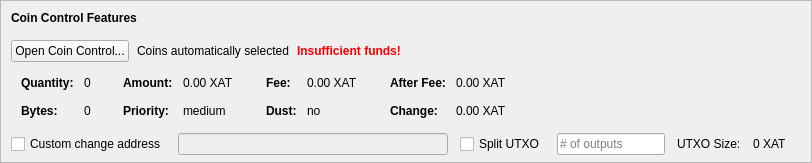
    <widget class="QFrame" name="frameCoinControl">
     <property name="sizePolicy">
      <sizepolicy hsizetype="Expanding" vsizetype="Expanding">
       <horstretch>0</horstretch>
       <verstretch>0</verstretch>
      </sizepolicy>
     </property>
     <property name="maximumSize">
      <size>
       <width>16777215</width>
       <height>16777215</height>
      </size>
     </property>
     <property name="frameShape">
      <enum>QFrame::StyledPanel</enum>
     </property>
     <property name="frameShadow">
      <enum>QFrame::Sunken</enum>
     </property>
     <layout class="QVBoxLayout" name="verticalLayoutCoinControl2">
      <property name="spacing">
       <number>0</number>
      </property>
      <property name="leftMargin">
       <number>0</number>
      </property>
      <property name="topMargin">
       <number>0</number>
      </property>
      <property name="rightMargin">
       <number>0</number>
      </property>
      <property name="bottomMargin">
       <number>6</number>
      </property>
      <item>
       <layout class="QVBoxLayout" name="verticalLayoutCoinControl" stretch="0,0,0,0,1">
        <property name="spacing">
         <number>0</number>
        </property>
        <property name="leftMargin">
         <number>10</number>
        </property>
        <property name="topMargin">
         <number>10</number>
        </property>
        <item>
         <layout class="QHBoxLayout" name="horizontalLayoutCoinControl1">
          <property name="bottomMargin">
           <number>15</number>
          </property>
          <item>
           <widget class="QLabel" name="labelCoinControlFeatures">
            <property name="sizePolicy">
             <sizepolicy hsizetype="Preferred" vsizetype="Maximum">
              <horstretch>0</horstretch>
              <verstretch>0</verstretch>
             </sizepolicy>
            </property>
            <property name="font">
             <font>
              <weight>75</weight>
              <bold>true</bold>
             </font>
            </property>
            <property name="styleSheet">
             <string notr="true">font-weight:bold;</string>
            </property>
            <property name="text">
             <string>Coin Control Features</string>
            </property>
           </widget>
          </item>
         </layout>
        </item>
        <item>
         <layout class="QHBoxLayout" name="horizontalLayoutCoinControl2" stretch="0,0,0,0">
          <property name="spacing">
           <number>8</number>
          </property>
          <property name="bottomMargin">
           <number>10</number>
          </property>
          <item>
           <widget class="QPushButton" name="pushButtonCoinControl">
            <property name="styleSheet">
             <string notr="true"/>
            </property>
            <property name="text">
             <string>Open Coin Control...</string>
            </property>
            <property name="autoDefault">
             <bool>false</bool>
            </property>
           </widget>
          </item>
          <item>
           <widget class="QLabel" name="labelCoinControlAutomaticallySelected">
            <property name="text">
             <string>Coins automatically selected</string>
            </property>
            <property name="margin">
             <number>5</number>
            </property>
           </widget>
          </item>
          <item>
           <widget class="QLabel" name="labelCoinControlInsuffFunds">
            <property name="font">
             <font>
              <weight>75</weight>
              <bold>true</bold>
             </font>
            </property>
            <property name="styleSheet">
             <string notr="true">color:red;font-weight:bold;</string>
            </property>
            <property name="text">
             <string>Insufficient funds!</string>
            </property>
            <property name="margin">
             <number>5</number>
            </property>
           </widget>
          </item>
          <item>
           <spacer name="horizontalSpacerCoinControl">
            <property name="orientation">
             <enum>Qt::Horizontal</enum>
            </property>
            <property name="sizeHint" stdset="0">
             <size>
              <width>40</width>
              <height>1</height>
             </size>
            </property>
           </spacer>
          </item>
         </layout>
        </item>
        <item>
         <widget class="QWidget" name="widgetCoinControl" native="true">
          <property name="sizePolicy">
           <sizepolicy hsizetype="Preferred" vsizetype="Preferred">
            <horstretch>0</horstretch>
            <verstretch>0</verstretch>
           </sizepolicy>
          </property>
          <property name="minimumSize">
           <size>
            <width>0</width>
            <height>0</height>
           </size>
          </property>
          <property name="styleSheet">
           <string notr="true"/>
          </property>
          <layout class="QHBoxLayout" name="horizontalLayoutCoinControl5">
           <property name="leftMargin">
            <number>0</number>
           </property>
           <property name="topMargin">
            <number>0</number>
           </property>
           <property name="rightMargin">
            <number>0</number>
           </property>
           <property name="bottomMargin">
            <number>0</number>
           </property>
           <item>
            <layout class="QHBoxLayout" name="horizontalLayoutCoinControl3" stretch="0,0,0,1">
             <property name="spacing">
              <number>20</number>
             </property>
             <property name="topMargin">
              <number>0</number>
             </property>
             <property name="bottomMargin">
              <number>10</number>
             </property>
             <item>
              <layout class="QFormLayout" name="formLayoutCoinControl1">
               <property name="horizontalSpacing">
                <number>10</number>
               </property>
               <property name="verticalSpacing">
                <number>14</number>
               </property>
               <property name="leftMargin">
                <number>10</number>
               </property>
               <property name="topMargin">
                <number>4</number>
               </property>
               <property name="rightMargin">
                <number>6</number>
               </property>
               <item row="0" column="0">
                <widget class="QLabel" name="labelCoinControlQuantityText">
                 <property name="font">
                  <font>
                   <weight>75</weight>
                   <bold>true</bold>
                  </font>
                 </property>
                 <property name="text">
                  <string>Quantity:</string>
                 </property>
                 <property name="margin">
                  <number>0</number>
                 </property>
                </widget>
               </item>
               <item row="0" column="1">
                <widget class="QLabel" name="labelCoinControlQuantity">
                 <property name="cursor">
                  <cursorShape>IBeamCursor</cursorShape>
                 </property>
                 <property name="contextMenuPolicy">
                  <enum>Qt::ActionsContextMenu</enum>
                 </property>
                 <property name="text">
                  <string notr="true">0</string>
                 </property>
                 <property name="margin">
                  <number>0</number>
                 </property>
                 <property name="textInteractionFlags">
                  <set>Qt::LinksAccessibleByMouse|Qt::TextSelectableByKeyboard|Qt::TextSelectableByMouse</set>
                 </property>
                </widget>
               </item>
               <item row="1" column="0">
                <widget class="QLabel" name="labelCoinControlBytesText">
                 <property name="font">
                  <font>
                   <weight>75</weight>
                   <bold>true</bold>
                  </font>
                 </property>
                 <property name="text">
                  <string>Bytes:</string>
                 </property>
                </widget>
               </item>
               <item row="1" column="1">
                <widget class="QLabel" name="labelCoinControlBytes">
                 <property name="cursor">
                  <cursorShape>IBeamCursor</cursorShape>
                 </property>
                 <property name="contextMenuPolicy">
                  <enum>Qt::ActionsContextMenu</enum>
                 </property>
                 <property name="text">
                  <string notr="true">0</string>
                 </property>
                 <property name="textInteractionFlags">
                  <set>Qt::LinksAccessibleByMouse|Qt::TextSelectableByKeyboard|Qt::TextSelectableByMouse</set>
                 </property>
                </widget>
               </item>
              </layout>
             </item>
             <item>
              <layout class="QFormLayout" name="formLayoutCoinControl2">
               <property name="horizontalSpacing">
                <number>10</number>
               </property>
               <property name="verticalSpacing">
                <number>14</number>
               </property>
               <property name="leftMargin">
                <number>6</number>
               </property>
               <property name="topMargin">
                <number>4</number>
               </property>
               <property name="rightMargin">
                <number>6</number>
               </property>
               <item row="0" column="0">
                <widget class="QLabel" name="labelCoinControlAmountText">
                 <property name="font">
                  <font>
                   <weight>75</weight>
                   <bold>true</bold>
                  </font>
                 </property>
                 <property name="text">
                  <string>Amount:</string>
                 </property>
                 <property name="margin">
                  <number>0</number>
                 </property>
                </widget>
               </item>
               <item row="0" column="1">
                <widget class="QLabel" name="labelCoinControlAmount">
                 <property name="cursor">
                  <cursorShape>IBeamCursor</cursorShape>
                 </property>
                 <property name="contextMenuPolicy">
                  <enum>Qt::ActionsContextMenu</enum>
                 </property>
                 <property name="text">
                  <string notr="true">0.00 XAT</string>
                 </property>
                 <property name="textInteractionFlags">
                  <set>Qt::LinksAccessibleByMouse|Qt::TextSelectableByKeyboard|Qt::TextSelectableByMouse</set>
                 </property>
                </widget>
               </item>
               <item row="1" column="0">
                <widget class="QLabel" name="labelCoinControlPriorityText">
                 <property name="font">
                  <font>
                   <weight>75</weight>
                   <bold>true</bold>
                  </font>
                 </property>
                 <property name="text">
                  <string>Priority:</string>
                 </property>
                </widget>
               </item>
               <item row="1" column="1">
                <widget class="QLabel" name="labelCoinControlPriority">
                 <property name="cursor">
                  <cursorShape>IBeamCursor</cursorShape>
                 </property>
                 <property name="contextMenuPolicy">
                  <enum>Qt::ActionsContextMenu</enum>
                 </property>
                 <property name="text">
                  <string>medium</string>
                 </property>
                 <property name="textInteractionFlags">
                  <set>Qt::LinksAccessibleByMouse|Qt::TextSelectableByKeyboard|Qt::TextSelectableByMouse</set>
                 </property>
                </widget>
               </item>
              </layout>
             </item>
             <item>
              <layout class="QFormLayout" name="formLayoutCoinControl3">
               <property name="horizontalSpacing">
                <number>10</number>
               </property>
               <property name="verticalSpacing">
                <number>14</number>
               </property>
               <property name="leftMargin">
                <number>6</number>
               </property>
               <property name="topMargin">
                <number>4</number>
               </property>
               <property name="rightMargin">
                <number>6</number>
               </property>
               <item row="0" column="0">
                <widget class="QLabel" name="labelCoinControlFeeText">
                 <property name="font">
                  <font>
                   <weight>75</weight>
                   <bold>true</bold>
                  </font>
                 </property>
                 <property name="text">
                  <string>Fee:</string>
                 </property>
                 <property name="margin">
                  <number>0</number>
                 </property>
                </widget>
               </item>
               <item row="0" column="1">
                <widget class="QLabel" name="labelCoinControlFee">
                 <property name="cursor">
                  <cursorShape>IBeamCursor</cursorShape>
                 </property>
                 <property name="contextMenuPolicy">
                  <enum>Qt::ActionsContextMenu</enum>
                 </property>
                 <property name="text">
                  <string notr="true">0.00 XAT</string>
                 </property>
                 <property name="textInteractionFlags">
                  <set>Qt::LinksAccessibleByMouse|Qt::TextSelectableByKeyboard|Qt::TextSelectableByMouse</set>
                 </property>
                </widget>
               </item>
               <item row="1" column="0">
                <widget class="QLabel" name="labelCoinControlLowOutputText">
                 <property name="font">
                  <font>
                   <weight>75</weight>
                   <bold>true</bold>
                  </font>
                 </property>
                 <property name="text">
                  <string>Dust:</string>
                 </property>
                </widget>
               </item>
               <item row="1" column="1">
                <widget class="QLabel" name="labelCoinControlLowOutput">
                 <property name="cursor">
                  <cursorShape>IBeamCursor</cursorShape>
                 </property>
                 <property name="contextMenuPolicy">
                  <enum>Qt::ActionsContextMenu</enum>
                 </property>
                 <property name="text">
                  <string>no</string>
                 </property>
                 <property name="textInteractionFlags">
                  <set>Qt::LinksAccessibleByMouse|Qt::TextSelectableByKeyboard|Qt::TextSelectableByMouse</set>
                 </property>
                </widget>
               </item>
              </layout>
             </item>
             <item>
              <layout class="QFormLayout" name="formLayoutCoinControl4">
               <property name="horizontalSpacing">
                <number>10</number>
               </property>
               <property name="verticalSpacing">
                <number>14</number>
               </property>
               <property name="leftMargin">
                <number>6</number>
               </property>
               <property name="topMargin">
                <number>4</number>
               </property>
               <property name="rightMargin">
                <number>6</number>
               </property>
               <item row="0" column="0">
                <widget class="QLabel" name="labelCoinControlAfterFeeText">
                 <property name="font">
                  <font>
                   <weight>75</weight>
                   <bold>true</bold>
                  </font>
                 </property>
                 <property name="text">
                  <string>After Fee:</string>
                 </property>
                 <property name="margin">
                  <number>0</number>
                 </property>
                </widget>
               </item>
               <item row="0" column="1">
                <widget class="QLabel" name="labelCoinControlAfterFee">
                 <property name="cursor">
                  <cursorShape>IBeamCursor</cursorShape>
                 </property>
                 <property name="contextMenuPolicy">
                  <enum>Qt::ActionsContextMenu</enum>
                 </property>
                 <property name="text">
                  <string notr="true">0.00 XAT</string>
                 </property>
                 <property name="textInteractionFlags">
                  <set>Qt::LinksAccessibleByMouse|Qt::TextSelectableByKeyboard|Qt::TextSelectableByMouse</set>
                 </property>
                </widget>
               </item>
               <item row="1" column="0">
                <widget class="QLabel" name="labelCoinControlChangeText">
                 <property name="font">
                  <font>
                   <weight>75</weight>
                   <bold>true</bold>
                  </font>
                 </property>
                 <property name="text">
                  <string>Change:</string>
                 </property>
                </widget>
               </item>
               <item row="1" column="1">
                <widget class="QLabel" name="labelCoinControlChange">
                 <property name="cursor">
                  <cursorShape>IBeamCursor</cursorShape>
                 </property>
                 <property name="contextMenuPolicy">
                  <enum>Qt::ActionsContextMenu</enum>
                 </property>
                 <property name="text">
                  <string notr="true">0.00 XAT</string>
                 </property>
                 <property name="textInteractionFlags">
                  <set>Qt::LinksAccessibleByMouse|Qt::TextSelectableByKeyboard|Qt::TextSelectableByMouse</set>
                 </property>
                </widget>
               </item>
              </layout>
             </item>
            </layout>
           </item>
          </layout>
         </widget>
        </item>
        <item>
         <layout class="QHBoxLayout" name="horizontalLayoutCoinControl4" stretch="0,0,0,0,0,0,0">
          <property name="spacing">
           <number>12</number>
          </property>
          <property name="sizeConstraint">
           <enum>QLayout::SetDefaultConstraint</enum>
          </property>
          <property name="topMargin">
           <number>5</number>
          </property>
          <property name="rightMargin">
           <number>5</number>
          </property>
          <item>
           <widget class="QCheckBox" name="checkBoxCoinControlChange">
            <property name="toolTip">
             <string>If this is activated, but the change address is empty or invalid, change will be sent to a newly generated address.</string>
            </property>
            <property name="text">
             <string>Custom change address</string>
            </property>
           </widget>
          </item>
          <item>
           <widget class="QValidatedLineEdit" name="lineEditCoinControlChange">
            <property name="enabled">
             <bool>false</bool>
            </property>
            <property name="sizePolicy">
             <sizepolicy hsizetype="Expanding" vsizetype="Fixed">
              <horstretch>0</horstretch>
              <verstretch>0</verstretch>
             </sizepolicy>
            </property>
           </widget>
          </item>
          <item>
           <widget class="QCheckBox" name="splitBlockCheckBox">
            <property name="text">
             <string>Split UTXO</string>
            </property>
           </widget>
          </item>
          <item>
           <widget class="QLineEdit" name="splitBlockLineEdit">
            <property name="sizePolicy">
             <sizepolicy hsizetype="Fixed" vsizetype="Fixed">
              <horstretch>50</horstretch>
              <verstretch>0</verstretch>
             </sizepolicy>
            </property>
            <property name="placeholderText">
             <string># of outputs</string>
            </property>
           </widget>
          </item>
          <item>
           <widget class="QLabel" name="labelBlockSizeText">
            <property name="text">
             <string>UTXO Size:</string>
            </property>
           </widget>
          </item>
          <item>
           <widget class="QLabel" name="labelBlockSize">
            <property name="text">
             <string>0 XAT</string>
            </property>
           </widget>
          </item>
          <item>
           <widget class="QLabel" name="labelCoinControlChangeLabel">
            <property name="sizePolicy">
             <sizepolicy hsizetype="Preferred" vsizetype="Expanding">
              <horstretch>0</horstretch>
              <verstretch>0</verstretch>
             </sizepolicy>
            </property>
            <property name="minimumSize">
             <size>
              <width>0</width>
              <height>0</height>
             </size>
            </property>
            <property name="text">
             <string/>
            </property>
            <property name="margin">
             <number>3</number>
            </property>
           </widget>
          </item>
         </layout>
        </item>
        <item>
         <spacer name="verticalSpacerCoinControl">
          <property name="orientation">
           <enum>Qt::Vertical</enum>
          </property>
          <property name="sizeHint" stdset="0">
           <size>
            <width>800</width>
            <height>1</height>
           </size>
          </property>
         </spacer>
        </item>
       </layout>
      </item>
     </layout>
    </widget>
